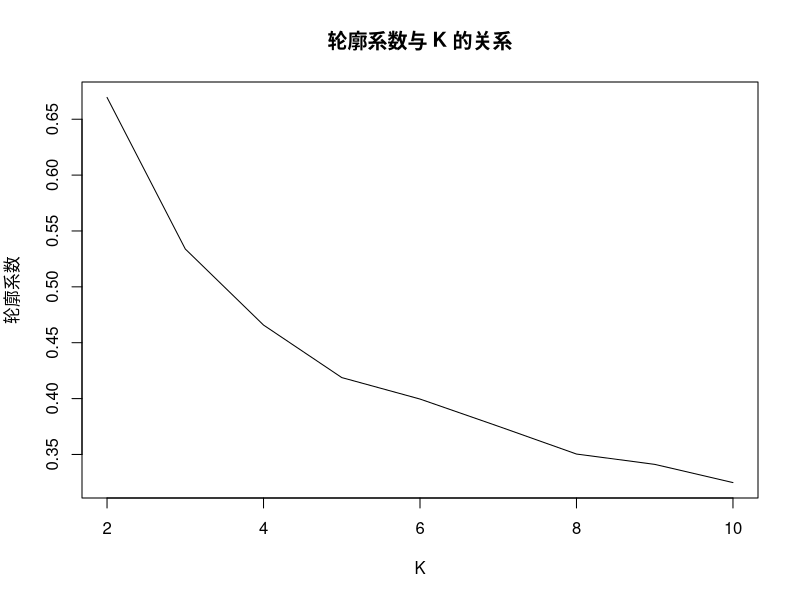
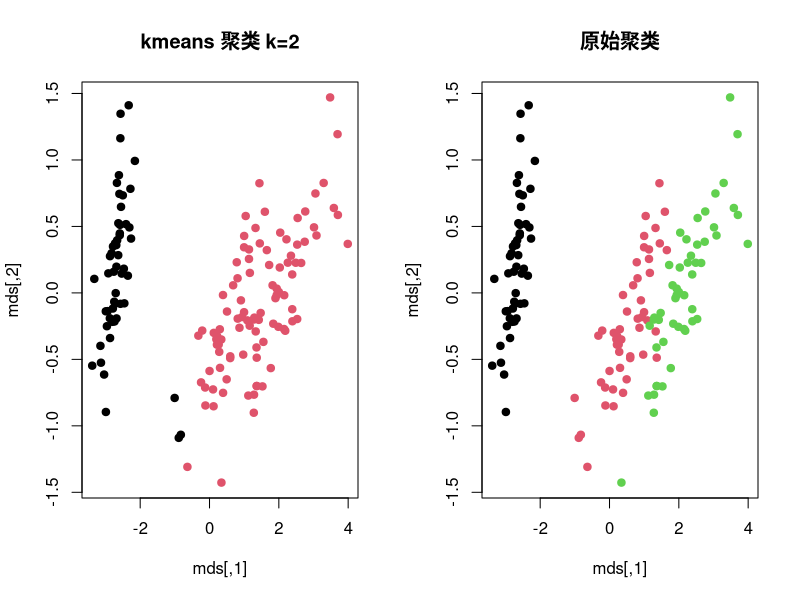

Here is the R script that generated these plots, in order:
data(iris)
head(iris)#提取前 6 行的数据
library(fpc)#安装程序包 fpc 并调用
#将数据标准化
norm <- function(x){
    (x-mean(x))/(sqrt(var(x)))
}
raw.data <- iris[,1:4]
head(raw.data)
norm.data <- data.frame(sl = norm(raw.data[,1]),
                        sw = (raw.data[,2]),
                        pl = (raw.data[,3]),
                        pw = (raw.data[,4]))
head(norm.data)
# k 取 2 到 10，评估 K
K <- 2:10
round <- 40 # 每次迭代 40 次，避免局部最优
rst <- sapply(K, function(i){
    print(paste("K=",i))
    mean(sapply(1:round,function(r){
        print(paste("Round",r))
        result <- kmeans(norm.data, i)
        stats <- cluster.stats(dist(norm.data), result$cluster)
        stats$avg.silwidth }))
})
plot(K,rst,type='l',main='轮廓系数与 K 的关系', ylab='轮廓系数')
#当 k 取 2 时，有最大的轮廓系数，所以选取聚类种类为 2 #
#将聚类结果通过多维定标(Multidimensional scaling)降至 2 维，进而查看聚类结果#
old.par <- par(mfrow = c(1,2))
k = 2 # 根据上面的评估 k=2 最优
clu <- kmeans(norm.data,k)
mds = cmdscale(dist(norm.data,method="euclidean"))
plot(mds, col=clu$cluster, main='kmeans 聚类 k=2', pch = 19)
plot(mds, col=iris$Species, main='原始聚类', pch = 19)
par(old.par)
##由结果可知，由于原始数据集分
